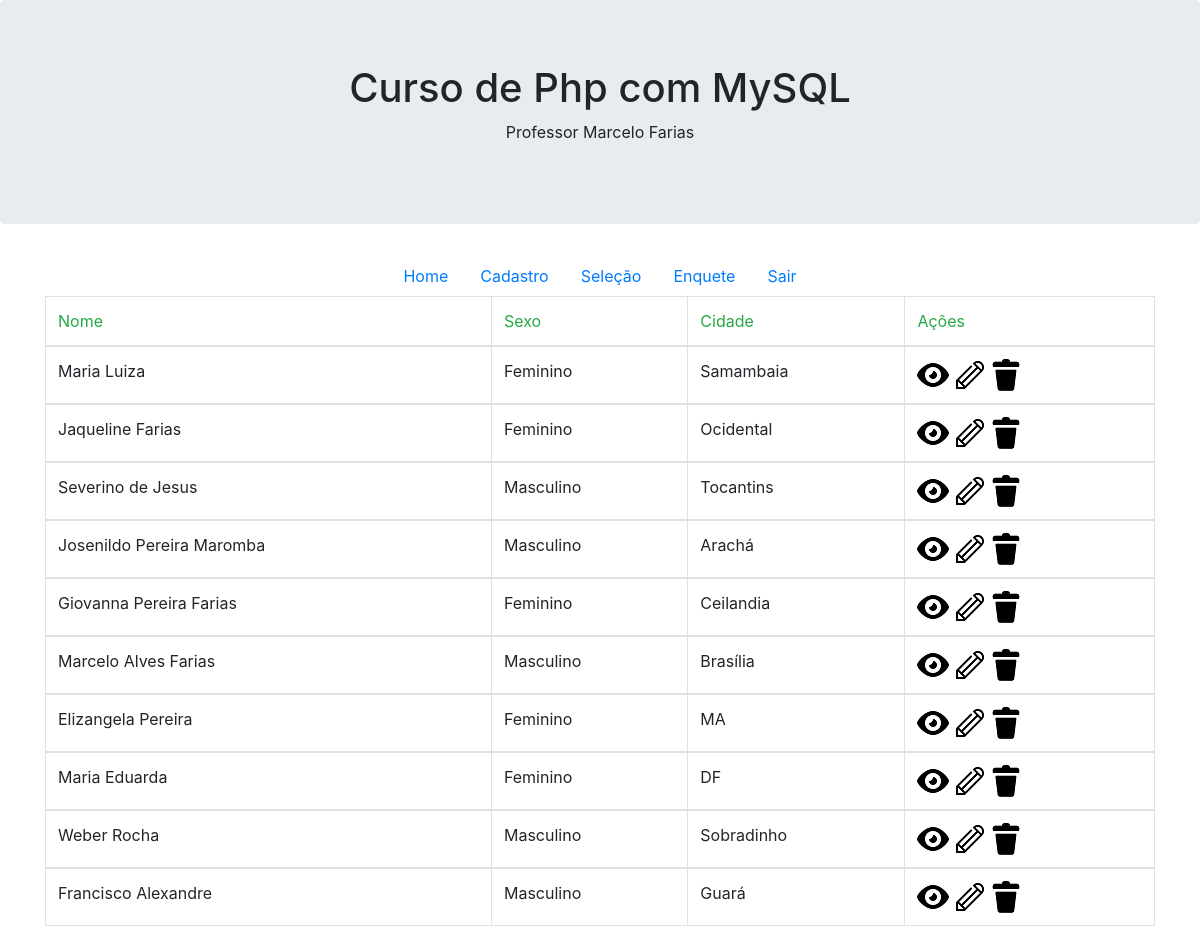
Screenshot of /selecao.php with the database file from the repository.
### tables this page shows
CREATE TABLE `cadastro` (
  `Id` int(11) NOT NULL,
  `Nome` varchar(90) NOT NULL,
  `Sexo` varchar(30) NOT NULL,
  `Cidade` varchar(50) NOT NULL
);

### Class/ClassConexao.php (called while the page is built)
<?php
abstract class ClassConexao{
    protected function conectaDB()
    {
        try{
            $Con=new PDO("mysql:host=localhost;dbname=crud","root","senac");
            return $Con;
        }catch (PDOException $Erro){
            return $Erro->getMessage();
        }
    }
}

### Class/ClassCrud.php (called while the page is built, shortened)
<?php
include __DIR__ . '/ClassConexao.php';
class ClassCrud extends ClassConexao {
    private $Crud;
    private function preparedStatements($Query, $Parametros) {
        $this->Crud = $this->conectaDB()->prepare($Query);
        $this->Crud->execute();
    }
    private function countParametros($Parametros) {
        $this->Contador = count($Parametros);
    }
    public function selectDB($Campos, $Tabela, $Condicao, $Parametros) {
        $this->preparedStatements("select {$Campos} from {$Tabela} {$Condicao}", $Parametros);
        return $this->Crud;
    }
}

### selecao.php (the view)
<?php
include './Includes/Header.php';
include __DIR__ . "./Class/ClassCrud.php";
?>
<div class="container">
    <table class="table table-bordered">
        <thead class="text-success">
            <tr>
                <td>Nome</td>
                <td>Sexo</td>
                <td>Cidade</td>
                <td>Ações</td>
            </tr>
        </thead>
        <?php
        $Crud = new ClassCrud();
        $BFetch = $Crud->selectDB("*", "cadastro", "", array());
        while ($Fetch = $BFetch->fetch(PDO::FETCH_ASSOC)) {
            ?>
            <tbody>
                <tr>
                    <td><?php echo $Fetch['Nome']; ?></td>
                    <td><?php echo $Fetch['Sexo']; ?></td>
                    <td><?php echo $Fetch['Cidade']; ?></td>
                    <td>
                        <a href="<?php echo "visualizar.php?id={$Fetch['Id']}"; ?>">
                            <img src="Images/Visualizar.png" alt="Visualizar">
                        </a>
                        <a href="<?php echo "cadastro.php?id={$Fetch['Id']}"; ?>">
                            <img src="Images/Edite.png" alt="Editar">
                        </a>
                        <a class="Deletar" href="<?php echo "Controllers/ControllerDeletar.php?id={$Fetch['Id']}"; ?>">
                            <img src="Images/Lixeira.png" alt="Deletar">
                        </a>
                    </td>
                </tr>
            </tbody>
        <?php } ?>
    </table>
</div>
<?php include './Includes/Footer.php'; ?>

### Includes/Header.php (shortened to what this page needs)
<!DOCTYPE html>
<html lang="pt-br">
    <head>
        <link rel="stylesheet" href="https://maxcdn.bootstrapcdn.com/bootstrap/4.5.2/css/bootstrap.min.css">
    </head>
    <body>
        <div class="jumbotron text-center">
            <h1>Curso de Php com MySQL</h1>
            <p>Professor Marcelo Farias</p>
        </div>
        <div class="nav justify-content-center">
            <li class="nav-item"><a class="nav-link" href="index.php">Home</a></li>
            <li class="nav-item"><a class="nav-link" href="cadastro.php">Cadastro</a></li>
            <li class="nav-item"><a class="nav-link" href="selecao.php">Seleção</a></li>
            <li class="nav-item"><a class="nav-link" href="enquete.php">Enquete</a></li>
            <li class="nav-item"><a class="nav-link" href="logout.php">Sair</a></li>
        </div>

### Includes/Footer.php (shortened to what this page needs)
</body>
</html>

### rows the page displays
cadastro: Nome "Maria Luiza", Sexo "Feminino", Cidade "Samambaia"
cadastro: Nome "Jaqueline Farias", Sexo "Feminino", Cidade "Ocidental"
cadastro: Nome "Severino de Jesus", Sexo "Masculino", Cidade "Tocantins"
cadastro: Nome "Josenildo Pereira Maromba", Sexo "Masculino", Cidade "Arachá"
cadastro: Nome "Giovanna Pereira Farias", Sexo "Feminino", Cidade "Ceilandia"
cadastro: Nome "Marcelo Alves Farias", Sexo "Masculino", Cidade "Brasília"
cadastro: Nome "Elizangela Pereira", Sexo "Feminino", Cidade "MA"
cadastro: Nome "Maria Eduarda", Sexo "Feminino", Cidade "DF"
cadastro: Nome "Weber Rocha", Sexo "Masculino", Cidade "Sobradinho"
cadastro: Nome "Francisco Alexandre", Sexo "Masculino", Cidade "Guará"
